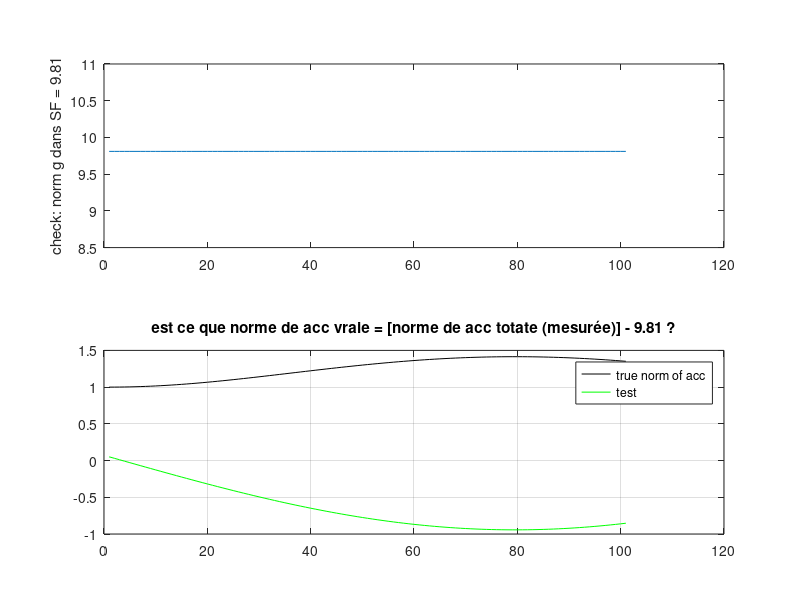

Recreate this plot in MATLAB.
% Projet : Simuler une rotation d'une IMU et une accélération
% de l'IMU par rapport au répère externe (lab frame).
% = Comment évoluent les mesures de l'accélération en translation
% qd une IMU (désignée par S, d'où "S frame" = SF)) subit une accélération et une rotation
% par rapport à une base laboratoire ("lab frame" = LF) ?
% Résultat visé : ajouter l'accélération du centre du répère fixé à l'IMU
% et l'accélération gravitaire et voir notamment l'évolution
% de la norme de l'accélération mesurée par l'IMU.
%% Question subsidiaire (ou pas): est ce que norme de acc vraie ("free acceleration")
%% = [norme de acc totate (mesurée)] - 9.81 ?
%% acc totate (mesurée) = accélération du centre de la base IMU + gravité,
%% définies dans LF donc on applique la rotation pour passer dans SF
%
%% la norme des différence n'est pas la différence des normes. CQFD
%
%% Petit tuto de Bruno Watier (Ensam, Prof Uni Paul Sabatier, Laboratoire LAAS eq. Gepetto, Toulouse) sur les rotations ----------------------
% "Globalement, si on savait lire une matrice de passage, on aurait pas besoin d'interpréter
% le mouvement par 3 angles (qui nous parlent plus). La matrice de passage elle est unique
% et localise le repère d'un solide dans un autre repère de manière complète. Hélas, lire
% les 9 paramètres de la matrice orthonormale, ça nous parle pas beaucoup... C'est là qu
%     ça se complique. On peut, en effet interpréter cette matrice de différentes façon.
% Par exemple en utilisant 3 angles. Ainsi, on montre que l'on peut toujours retrouver la
% position finale d'un solide en tournant d'abord d'un certain angle autour de Z puis autour
% de la transformée de Y par la première rotation (appelons le Y') et enfin par la
% transformée de X par les deux rotations précédentes (appelons le X"). On a donc 3 rotations
% successives autour d'axes mobiles (la dénomination est donc simple à comprendre) autour de ZY'X" et
% ces 3 angles sont uniques. Tu verras dans le poly que je t'envoie que, dans ces cas là, la rotation 
% est donnée par les matrices élémentaires multipliées dans l'ordre de rotation: R = RzRyRx.
% Et c'est là que tout se complique car on montre aussi que l'on peut obtenir la position finale de 
% l'objet par 3 rotations successives autour d'axes fixes. Z d'abord, puis Y (le Y d'origine - c'est plus 
% difficile à visualiser par rapport à l'objet en déplacement mais c'est une référence fixe). Et enfin
% le X d'origine. On a alors une rotation autour d'axes fixes ZYX. On montre alors ici que la matrice 
% de rotation s’obtient en multipliant les matrices élémentaires dans l'ordre inverse: R = RxRyRz
% Note que du coup cette interprétation autour d'axes fixes correspond aussi à la séquence d'axes mobiles
% XY'Z" si t'as suivi.."
%% -------------------------------------------- FIN DU TUTO ----------------------------
%
%
% méthode = convention = les angles d'Euler (Cardan en fait XYZ, et ceci
% dans la base de référence LF),
% et les représentations des rotations par les matrices de rotations correspondantes
% from textbook: un matrice de rotation = carrée, 3 x 3
% inverse R * R = 1, 
% inverse R = transpose R
% déterminant R = 1
% transformation par R (R*(vecteur)) : préserve les longueurs (norme) des
% vecteurs, et préserve les angles entre vecteurs
% 
% S mesure les accélérations dans sa base "S frame" SF :
% ASF(t) = [aSFx(t),aSFy(t), aSFz(t)]
% soit le lab fame = LF, x,y,z, z positif vers le haut
%
% on connaît l'accélération ALF(t) du CM de S dans LF :
% ALF(t) = [aLFx(t), aLFy(t), aLFz(t)]
% on connaît la rotation R(t) du solide S dans LF
% si SF et LF alignées : on connaît l'accélération gSF(t) mesurée
% par S due à la gravité dans SF qui dans ce cas = gLF(t) : (0,0,-9.81), dans LF g(t) = constant
% si S tourne dans SF les x,y,z de gSF(t) varient (pas sa norme)
% 
% on fait varier l'accélération de S viz LF :
% soit ALF(t) : aLFx(t) = sin(t), aLFy(t) = cos(t), aLFz(t) = sin(2*t)
%
% on fait varier l'orientation de S viz LF :
% càd la rotation 3D de SF par rapport à LF : R = Rz*Ry*Rx, <=> multiplication à gauche
% convention angles Euler (x y z),
% càd : alpha(t) sur x, puis beta(t) sur y, puis gamma(t) sur z
% avec les axes x y z axes de la base fixe LF
%
% NB : si on prenait les axes de la base "tournée", càd SF, (Textbook Zatsiorky par ex.)
% l'axe x est idem que base fixe, LF, puis second axe est y', càd nouveau y de SF tourné
% par la première rotation,
% puis troisième axe = z", tourné par la rotation autour de y'
% dans ce second cas : R = Rx*Ry*Rz, <=> multiplication à droite
% 
%
%% on fait varier alpha, beta, gamma, donc alpha(t), beta(t), gamma(t)
% on a donc Rx(t), Ry(t),Rz(t)
%% pour l'exemple ici choisir qqchose de raisonnable pour la rotation de S viz LF :
% first guess qqchose comme : soit alpha = acos(?), beta = atan2(?), et gamma = asin(?)
%
%% les mesures d'accélérations par S (donc dans SF) deviennent :
% ASF(t) = Rz(t)*Ry(t)*Rx(t)*ALF(t)
% gSF(t) dans SF = Rz(t)*Ry(t)*Rx(t)*gLF(t)
% mesures = ASF(t) + gSF(t)

clear all, close all

dt = 1/100;
time = 0:dt:1;

% generate time series of acceleration of S viz LF
% and of angles of orientation of SF viz LF with fixed axis
for loop = 1:length(time)
    t = time(loop);
aLFx(loop) = sin(t); aLFy(loop) = cos(t); aLFz(loop) = sin(2*t);
alpha(loop) = acos(t); beta(loop) = atan2(t,2); gamma(loop) = asin(0.3*t);
end
ALF = [aLFx; aLFy,; aLFz]';% in a single 3D vector x time values form
gLF = [0,0,-9.81]';


for i = 1:length(time)
Rx = rotx(alpha(i));
Ry = roty(beta(i));
Rz = rotz(gamma(i));
% ici je fais numériquement la * des 3 matrices (ou écrire R explicitement)
R = Rz*Ry*Rx;
gSF(:,i) = R*gLF;
ASF(:,i) = R*ALF(i,:)';
Atot(:,i) = R*gLF + R*ALF(i,:)';% matrix multiplication by column vect is distributive

end

%% est ce que norme de acc vraie = [norme de acc totate (mesurée)] - 9.81 ?
test = vecnorm(Atot)-9.81;% compute norm for each column then subtract 9.81
true_accNorm = vecnorm(ASF);
check_g_SF = vecnorm(gSF);% just check norm g

figure
subplot(211)
plot(check_g_SF),ylabel('check: norm g dans SF = 9.81')
subplot(212)
plot(true_accNorm,'k')
hold on
plot(test,'g')
grid on
legend('true norm of acc','test')
title('est ce que norme de acc vraie = [norme de acc totate (mesurée)] - 9.81 ?')

% convention: angles cardan viz fixed reference frame LF
function Rx = rotx(alpha)
Rx=[1     0           0;
 0     cos(alpha)     -sin(alpha);
 0     sin(alpha)     cos(alpha)];
end
function Ry = roty(beta)
Ry =[ cos(beta)       0       sin(beta)
 0            1       0
 -1*(sin(beta))      0       cos(beta)];
end
function Rz = rotz(gamma)
Rz =[cos(gamma)     -1*(sin(gamma))     0
 sin(gamma)     cos(gamma)       0
 0           0             1];
end
